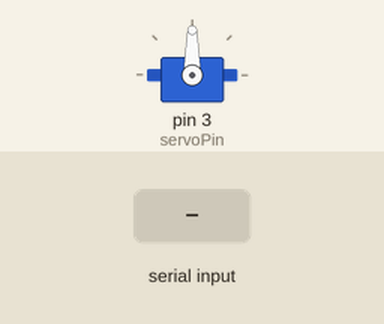
Bench run of a sketch on a simulated Arduino Uno, built with avr-gcc and run on an emulated ATmega328P. On the bench: servo. The test bench sets the inputs (shaded band). What the sketch prints to the serial monitor is not drawn.

Above: at 1.2 s.
1.3 s: "C,45\n" received over Serial
At 1.8 s:
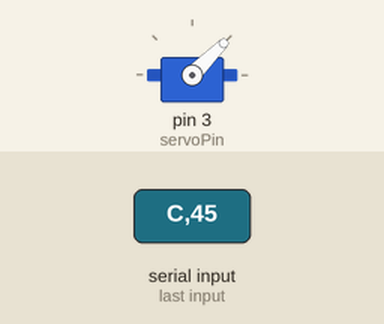
2.8 s: "C" received over Serial
At 4.7 s:
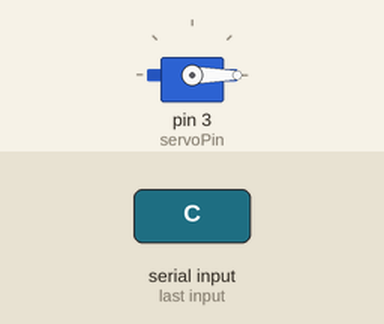
5.3 s: "C90\n" received over Serial
At 6.1 s:
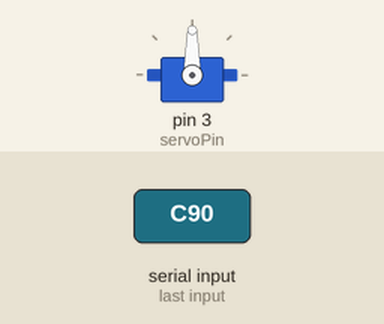
Timing chart, 0 to 8.3 s (numbered marks = the images above; inputs shaded):
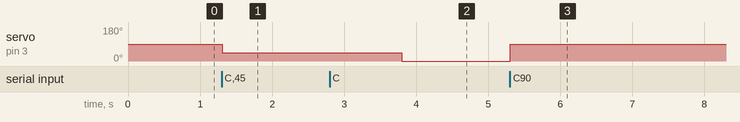

The sketch:

serial.ino
```cpp
#include <Servo.h>
Servo Servo1;
int servoPin = 3;
void setup() {
  Servo1.attach(servoPin);
  Serial.begin(9600);

}


void loop(){

    int x;
    if (Serial.read() == 'C')
    {
      x = Serial.parseInt();  // read center x-coordinate
      Servo1.write(x);
    }


    // used for testing

    Serial.println(x);


}
```

Measured:
- after the input at 1.3 s, servo on pin 3 (servoPin): 90° → 45° at once
- after the input at 2.8 s, servo on pin 3 (servoPin): 45° → 0° after 1.0 s
- after the input at 5.3 s, servo on pin 3 (servoPin): 0° → 90° at once
